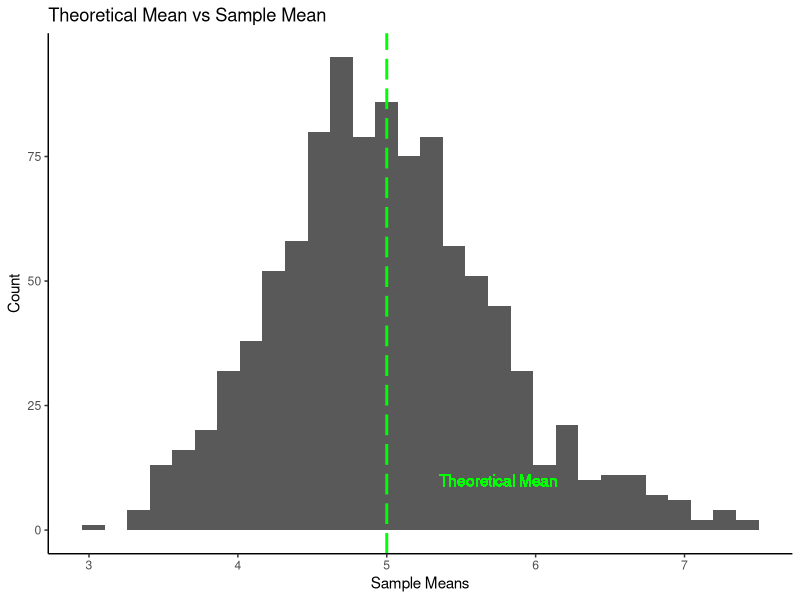
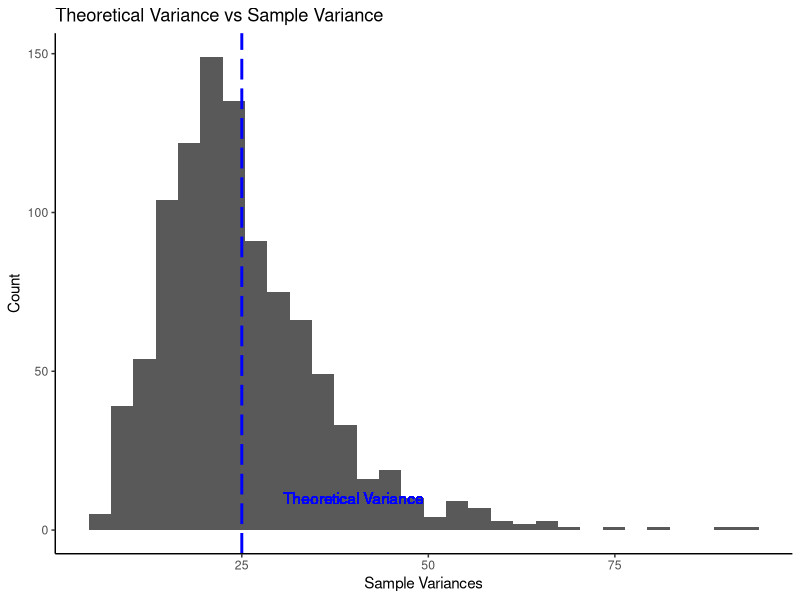

These charts were generated, in order, by the following R code:
## ---- chunk 1
lambda<-0.2
mns<-NULL
vars<-NULL
for (i in 1:1000) {
        mns=c(mns,mean(rexp(40,lambda)))
        vars=c(vars,var(rexp(40,lambda)))
}
sims<-data.frame(mns)
## ---- chunk 2
library(ggplot2)
ggplot(data=sims, aes(mns))+
        geom_histogram()+
        labs(title="Theoretical Mean vs Sample Mean",
             x="Sample Means",
             y="Count")+
        geom_vline(xintercept=1/lambda, colour="green",linetype="longdash", size=1)+
        geom_text(aes(x=1/lambda*1.15,y=10,label="Theoretical Mean"),color="green")+
        theme_classic()
## ---- chunk 3
mean(sims$mns)
## ---- chunk 4
library(ggplot2)
ggplot(data=sims, aes(vars))+
        geom_histogram()+
        labs(title="Theoretical Variance vs Sample Variance",
             x="Sample Variances",
             y="Count")+
        geom_vline(xintercept=(1/lambda)^2, colour="blue",linetype="longdash", size=1)+
        geom_text(aes(x=(1/lambda)^2*1.6,y=10,label="Theoretical Variance"),color="blue")+
        theme_classic()
## ---- chunk 5
mean(sims$vars)
## ---- chunk 6

